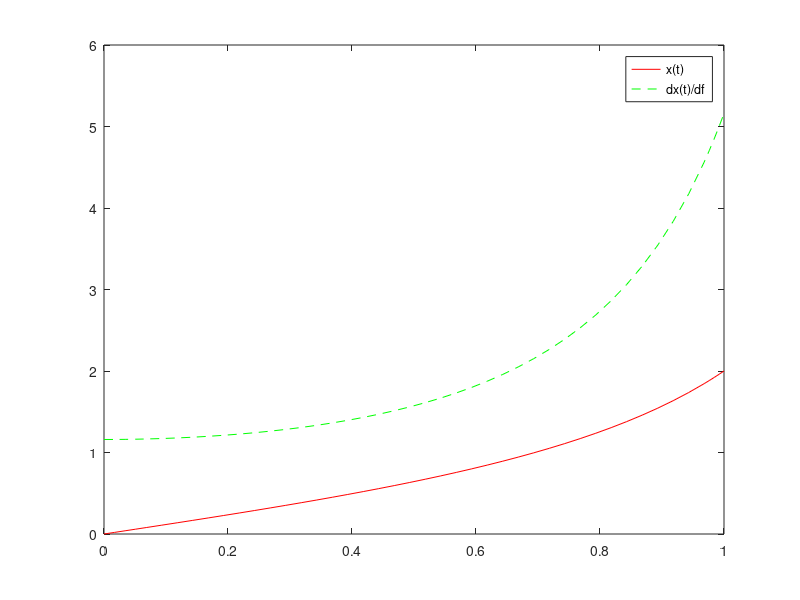

Write the MATLAB code that produced this figure.
function EqAdj1()
    % arXiv:2208.13221
    % Singh J.
    % Shooting method for solving two-point boundary value problems 
    % in ODEs numerically
    %
    [n,m,t0,tf,y0,yf,c,N,eps,maxIter]=datas();
    [t,X]=nonLShM(n,m,t0,tf,y0,yf,c,N,eps,maxIter);
    [N,cols]=size(X);
    Y=sol(t,N);
    nrm=norm(X-Y','inf');
    fprintf('||X-sol||_inf: %g\n',nrm);
    disp('Initial values:')
    disp(X(1,:))
    disp('Final values:');
    disp(X(N,:))
    clf
    plot(t,X(:,1),'r',t,X(:,2),'g--')
    legend('x(t)','dx(t)/df')
end

function [n,m,t0,tf,y0,yf,c,N,eps,maxIter]=datas();
    n=2;
    m=1;
    t0=0;
    tf=1;
    y0=0;
    yf=2;
    % A tolerance
    eps=1.0e-6;
    % Maximum number of iterations
    maxIter=100;
    % Initial approximation
    c=2;
    % Number of nodes on [t0,tf]
    N=21;
end

function y=f(t,x)
    % Differential system of the BVP
    % x'(t)=f(t,x(t))
    y=zeros(2,1);
    y(1)=x(2);
    y(2)=2*x(1)*x(2);
end

function y=g(t,x)
    y=zeros(4,1);
    y(1)=x(2);
    y(2)=2*x(1)*x(2);
    y(3)=x(4);
    y(4)=2*x(2)*x(3)+2*x(1)*x(4);
end

function [t,X]=nonLShM(n,m,t0,tf,y0,yf,c,N,eps,maxIter)
    x0=zeros(4,1);
    x0(1)=y0;
    x0(4)=1;
    iter=0;
    sw=true;
    while sw 
        iter=iter+1;
        x0(2)=c;
        [t,Z]=ode45(@g,[t0,tf],x0);
        [N,cols]=size(Z);
        dc=(yf-Z(N,1))/Z(N,3);
        nrm=norm(dc,'inf');
        c=c+dc;
        fprintf('iter: %d c: %f\n',iter,c)
        if nrm<eps || iter>=maxIter 
            sw=false;
        end
        if nrm<eps 
            ind=0;
        else
            ind=1;
        end
    end
    x0=[y0;c];
    [t,X]=ode45(@f,[t0,tf],x0);
end

function Y=sol(t,N)
    a=1.0768740;
    %a=3.6435972
    s=@(t)[a*tan(a*t),a^2./cos(a*t)^2];
    Y=zeros(2,N);
    for i=1:N
      Y(:,i)=s(t(i));
    end
end